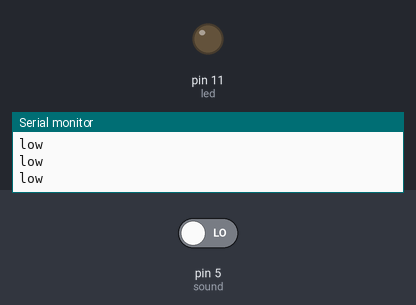
A sketch run on a simulated Arduino Uno, built with avr-gcc and run on an emulated ATmega328P. On the bench: output pins drawn as LEDs (lit = HIGH), the last lines printed to the serial monitor. The inputs (shaded band) are chosen by the test bench; at power-on: pin 5 (sound) LOW.

Above: at 1.2 s.
1.3 s: pin 5 (sound) driven HIGH
At 2.1 s:
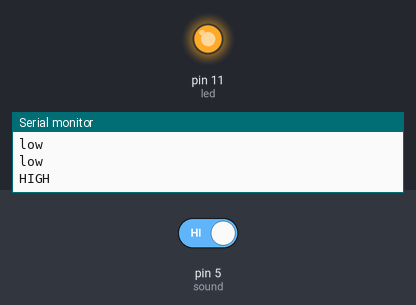
4.3 s: pin 5 (sound) driven LOW
At 5.6 s:
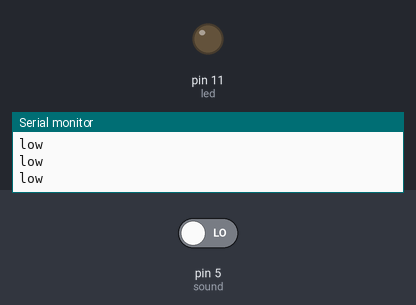
Timing chart, 0 to 7.3 s (numbered marks = the images above; inputs shaded):
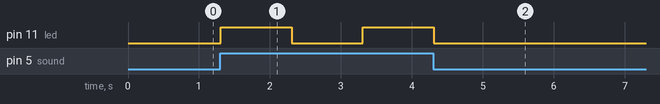

Measured:
- after the input at 1.3 s, pin 11 (led): LOW → HIGH at once, → LOW 1.0 s later, → HIGH 1.0 s later
- after the input at 4.3 s, pin 11 (led): goes on until 4.3 s, then stays LOW

The sketch:

3-pin_sensor_with_led.ino
```cpp
#define sound  5
#define led  11
#define buzz  12


void setup() {
  Serial.begin(9600);
  pinMode(sound, INPUT);
  pinMode(led, OUTPUT);
}

void loop() {
  // put your main code here, to run repeatedly:
int val = digitalRead(sound);
if (val == HIGH){
  Serial.println("HIGH");
  digitalWrite(led,HIGH);
  digitalWrite(buzz,HIGH);
  delay(1000);
  digitalWrite(led,LOW);
  digitalWrite(buzz,LOW);
  delay(1000);
}
  else{
    Serial.println("low");}
  }
```
